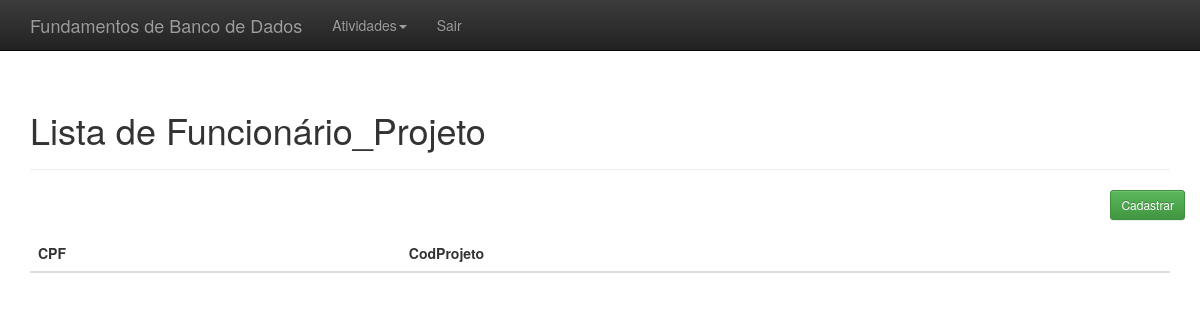
/index.php?link=18, run on an earlier commit of the app's database.
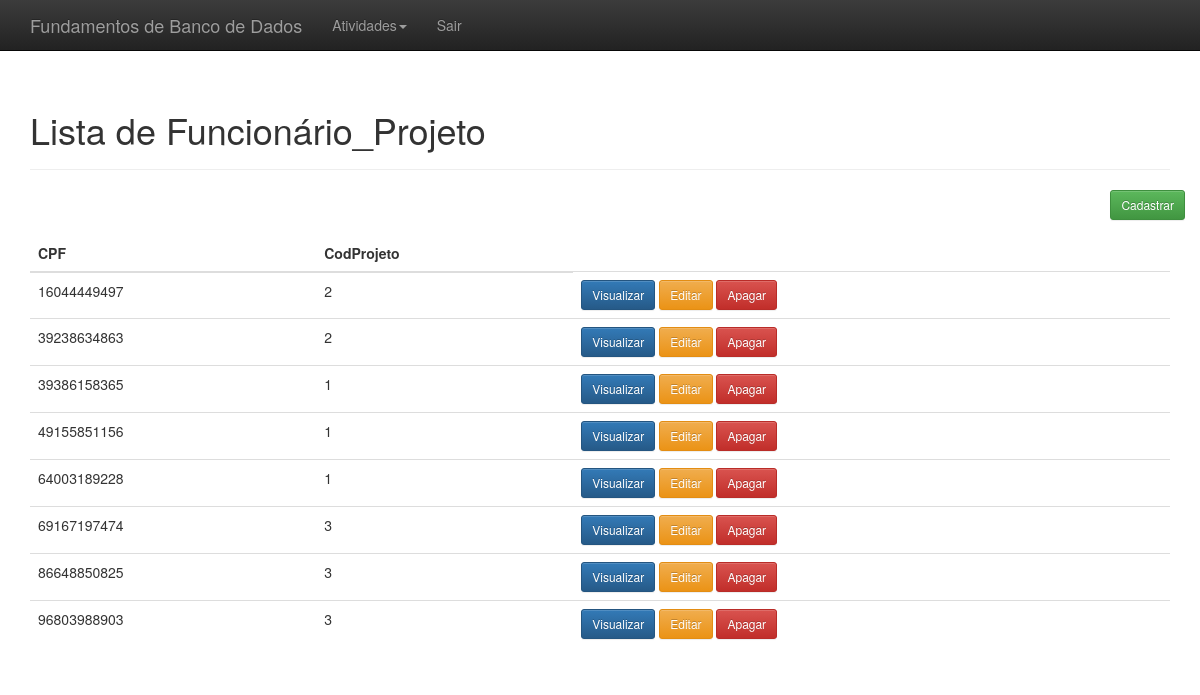
And on a later commit of the database.
### tables this page shows
CREATE TABLE FuncionarioProjeto(
	CPF VARCHAR(11) ,
    CodProjeto INT
    );

### listar_funcionarioprojeto.php (the view, shortened to what this page needs)
<?php
    include "conexao.php";
	$resultado=mysqli_query($conectar,"SELECT * FROM funcionarioprojeto ORDER BY CPF");
?>
<div class="container theme-showcase" role="main">
  <div class="page-header">
	<h1>Lista de Funcionário_Projeto</h1>
  </div>
  <div class="row espaco">
	<div class="pull-right">
		<a href="index.php?link=3"<button type='button' class='btn btn-sm btn-success'>Cadastrar</button></a>
	</div>
  </div>
  <div class="row">
	<div class="col-md-12">
	  <table class="table">
		<thead>
		  <tr>
			<th>CPF</th>
			<th>CodProjeto</th>
		  </tr>
		</thead>
		<tbody>
			<?php
				while($linhas = mysqli_fetch_array($resultado)){
					echo "<tr>";
						echo "<td>".$linhas['CPF']."</td>";
						echo "<td>".$linhas['CodProjeto']."</td>";
						?>
						<td>
						<a href='index.php?link=20&CPF=<?php echo $linhas['id']; ?>'><button type='button' class='btn btn-sm btn-primary'>Visualizar</button></a>
						<a href='index.php?link=20&CPF=<?php echo $linhas['CPF']; ?>'><button type='button' class='btn btn-sm btn-warning'>Editar</button></a>
						<a href='processa/proc_apagar_funcionarioprojeto.php?CPF=<?php echo $linhas['CPF']; ?>'><button type='button' class='btn btn-sm btn-danger'>Apagar</button></a>
						<?php
					echo "</tr>";
				}
			?>
		</tbody>
	  </table>
	</div>
  </div>
</div>

What changed in the data, as far as the page shows it:
added funcionarioprojeto: CPF "16044449497", CodProjeto "2"
added funcionarioprojeto: CPF "39238634863", CodProjeto "2"
added funcionarioprojeto: CPF "39386158365", CodProjeto "1"
added funcionarioprojeto: CPF "49155851156", CodProjeto "1"
added funcionarioprojeto: CPF "64003189228", CodProjeto "1"
added funcionarioprojeto: CPF "69167197474", CodProjeto "3"
added funcionarioprojeto: CPF "86648850825", CodProjeto "3"
added funcionarioprojeto: CPF "96803988903", CodProjeto "3"
